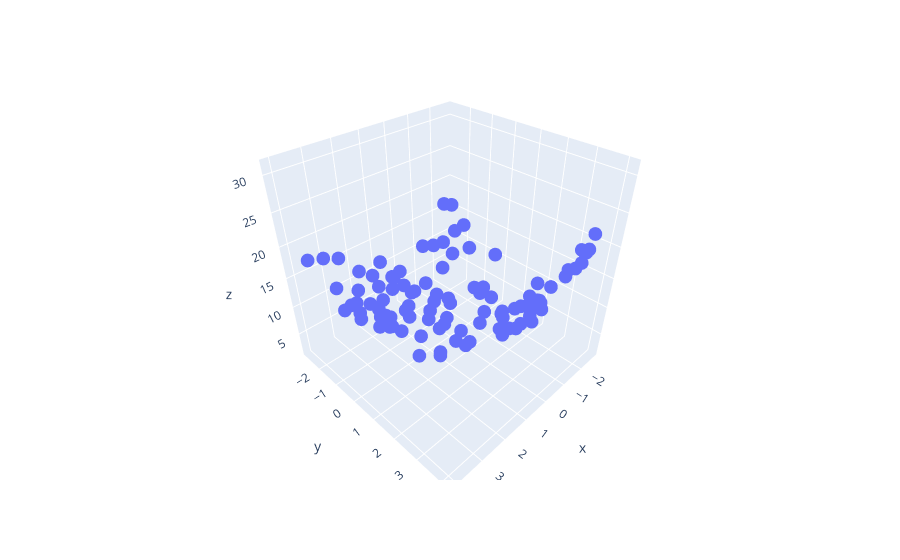

The notebook cell saved with this chart:
### Markdown cell above
---

## 6️⃣ 3D Polynomial Regression (Multiple Features)

### Extending to Two Input Features

When we have two input features $x$ and $y$, polynomial regression becomes more powerful.

### True Relationship (Ground Truth)

$$z = x^2 + y^2 + 0.2x + 0.2y + 0.1xy + 2 + \epsilon$$

### Polynomial Features for 2 Variables

For `degree=2` with features $[x, y]$:

$$\phi(x, y) = [1, x, y, x^2, xy, y^2]$$

### General Formula for 2 Features, Degree $n$

Number of output features = $\binom{n + d}{d} = \frac{(n + d)!}{n! \cdot d!}$

Where:
- $n$ = number of input features (2 in this case)
- $d$ = polynomial degree

| Degree | Input Features | Output Features |
|--------|----------------|-----------------|
| 2 | 2 | 6 |
| 3 | 2 | 10 |
| 5 | 2 | 21 |

### Vectorized Representation

$$Z = X_{poly} \cdot W$$

Where $X_{poly}$ now contains all polynomial combinations up to the specified degree.

### Code cell
import plotly.express as px
df = px.data.iris()
fig = px.scatter_3d(df, x=x.ravel(), y=y.ravel(), z=z.ravel())
fig.show()
